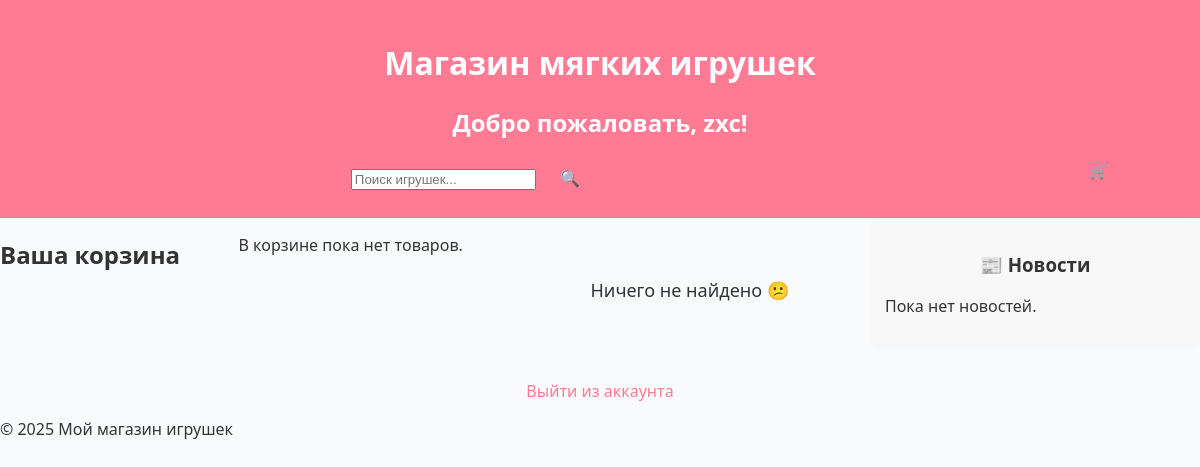
The page /cart/ (signed in) on the database as committed earlier.
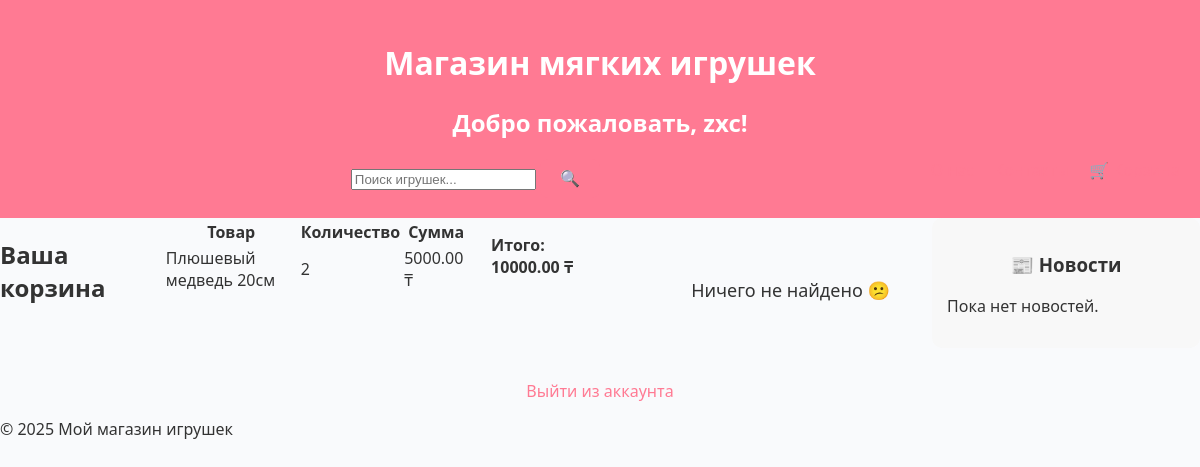
The same page on the database as committed later.
### cart/models.py (models this page shows, shortened)
class CartItem(models.Model):
    user = models.ForeignKey(User, on_delete=models.CASCADE, related_name='cart_items')
    toy = models.ForeignKey(Toy, on_delete=models.CASCADE, related_name='cart_items')
    quantity = models.PositiveIntegerField(default=1)

### main/models.py (models this page shows, shortened)
class Toy(models.Model):
    name = models.CharField(max_length=100, verbose_name="Название")
    description = models.TextField(verbose_name="Описание")
    price = models.DecimalField(max_digits=8, decimal_places=2, verbose_name="Цена")
    image = models.ImageField(upload_to='toys/', verbose_name="Фото")
    tags = models.ManyToManyField('Tag', blank=True, related_name='toys', verbose_name="Теги")

### cart/views.py (the view)
# urls.py: path('', views.cart_view, name='cart'),
@login_required
def cart_view(request):
    cart_items = CartItem.objects.filter(user=request.user)
    total = sum(item.toy.price * item.quantity for item in cart_items)  # считаем стоимость
    return render(request, 'cart/cart.html', {
        'cart_items': cart_items,
        'total': total,
    })

### cart/templates/cart/cart.html
{% extends 'main/home.html' %}
{% block content %}
<h2>Ваша корзина</h2>
{% if cart_items %}
<table>
    <tr>
        <th>Товар</th>
        <th>Количество</th>
        <th>Сумма</th>
    </tr>
    {% for item in cart_items %}
    <tr>
        <td>{{ item.toy.name }}</td>
        <td>{{ item.quantity }}</td>
        <td>{{ item.toy.price|floatformat:2 }} ₸</td>
    </tr>
    {% endfor %}
</table>
<p><strong>Итого: {{ total }} ₸</strong></p>
{% else %}
<p>В корзине пока нет товаров.</p>
{% endif %}
{% endblock %}

Rows that differ between the two databases and show on the page:
added CartItem: toy.name "Плюшевый медведь 20см", quantity "2", toy.price "5000.00"
Other text that changed with them:
{{ total }}: (not shown) → "10000.00"
text no longer shown: "В корзине пока нет товаров."
text now shown: "Товар Количество Сумма Итого: ₸"
